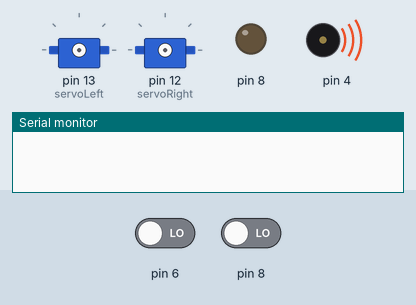
Bench run of a sketch on a simulated Arduino Uno, built with avr-gcc and run on an emulated ATmega328P. Shown: 2 × servo, output pins drawn as LEDs (lit = HIGH), buzzer (waves = sounding), the last lines printed to the serial monitor. Inputs (shaded band) come from the test bench; at power-on: pin 6 LOW, pin 8 LOW.

Above: at 0.1 s.
At 2.2 s:
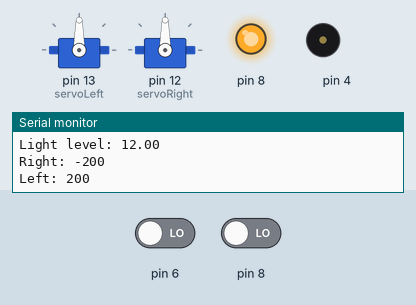
2.3 s: pin 6 driven HIGH
3.8 s: pin 6 driven LOW
6.8 s: pin 8 driven HIGH
8.3 s: pin 8 driven LOW
Timing chart, 0 to 11.3 s (numbered marks = the images above; inputs shaded):
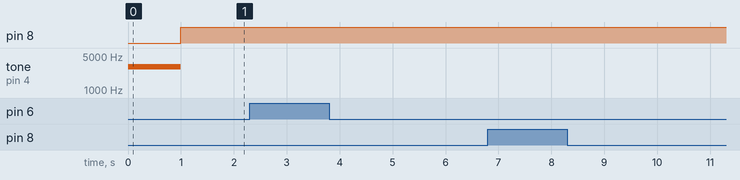

The sketch:

navigation.ino
```cpp
#include <Servo.h>
Servo servoLeft;
Servo servoRight;

void setup() {
	tone(4, 3000, 1000);
	delay(1000);
	servoLeft.attach(13);
	servoRight.attach(12);

	Serial.begin(9600);
}

void loop() {
	float tLeft = float(rcTime(8));
	float tRight = float(rcTime(6));

	if((tRight + tLeft) < 500.0) {
		servoLeft.detach();
		servoRight.detach();
	}

	float ndShade;
	ndShade = tRight / (tLeft+tRight) - 0.5;
	int speedLeft, speedRight;

	if (ndShade > 0.0) {
		speedRight = int(200.0 - (ndShade * 6000.0));
		speedRight = constrain(speedRight, -200, 200);
		speedLeft = 200;
	} else {
		speedLeft = int(200.0 + (ndShade * 6000.0));
		speedLeft = constrain(speedLeft, -200, 200);
		speedRight = 200; // Full speed left wheel
	}

	Serial.print("Light level: ");
	Serial.println(tRight + tLeft);
	Serial.print("Right: ");
	Serial.println(speedRight);
	Serial.print("Left: ");
	Serial.println(speedLeft);

	maneuver(speedLeft, speedRight, 100);
}

long rcTime(int pin) {
	pinMode(pin, OUTPUT);
	digitalWrite(pin, HIGH);
	delay(5);
	pinMode(pin, INPUT);
	digitalWrite(pin, LOW);

	long time = micros();
	while(digitalRead(pin));
	time = micros() - time;
	return time;
}

void maneuver(int speedLeft, int speedRight, int msTime) {
	servoLeft.writeMicroseconds(1500 + speedLeft);
	servoRight.writeMicroseconds(1500 - speedRight);
	if(msTime==-1) {
		servoLeft.detach();
		servoRight.detach();
	}
	delay(msTime);
}
```
